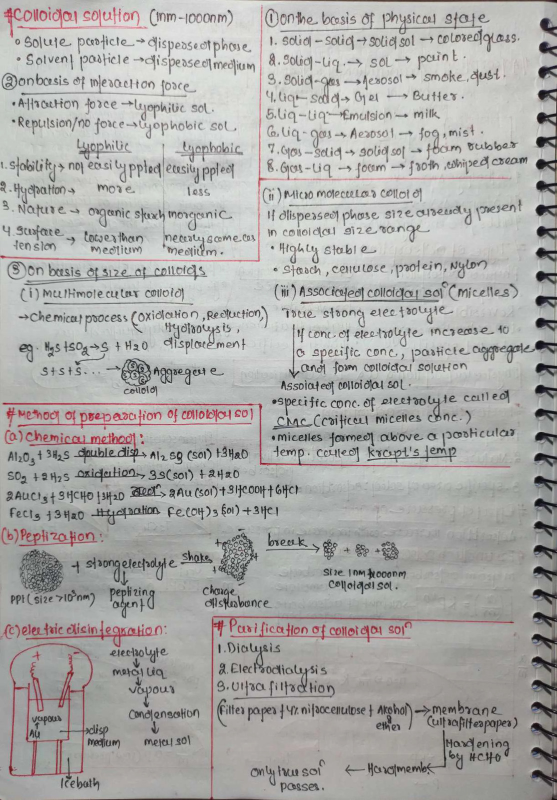
#> input picture WhatsApp Image 2026-01-19 at 9.36.54 AM (1).jpeg, 1114 x 1600 px (shown at 1/2 size)
$ python -i image_processor.py   (imports and definitions only)
#> lines starting #> are read from the running program, lines starting #| are printed output that depends on the picture
import cv2
import numpy as np
from skimage import exposure

class ImageProcessor:
    def __init__(self):
        self.processed_cache = {}

    def preprocess(self, image_path: str) -> np.ndarray:
        img = cv2.imread(image_path)
#> img is the input picture: shape (1600, 1114, 3); mean B, G, R 168.9, 170.9, 171.6
        if img is None:
            raise ValueError(f"Could not load image: {image_path}")

        img = cv2.cvtColor(img, cv2.COLOR_BGR2RGB)
        img = self._deskew(img)
        img = self._correct_lighting(img)
        img = self._enhance_contrast(img)
        img = self._denoise(img)

        return img

    def _deskew(self, image: np.ndarray) -> np.ndarray:
        gray = cv2.cvtColor(image, cv2.COLOR_RGB2GRAY)
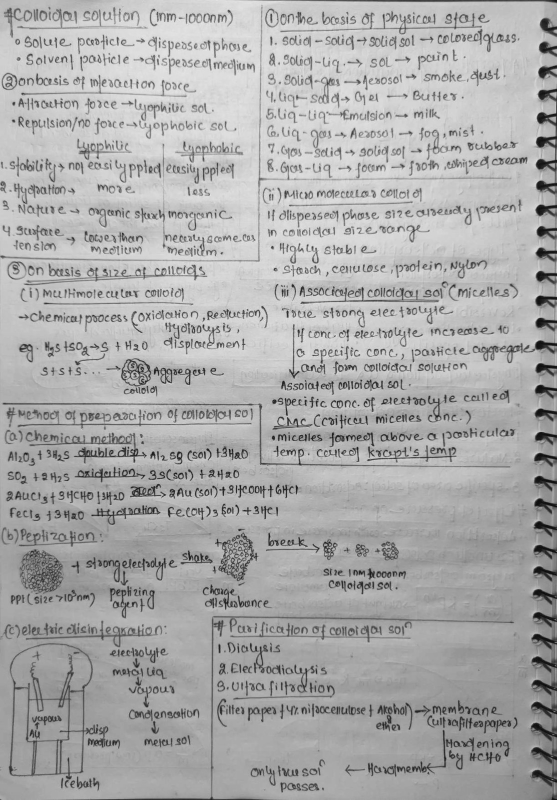
#> gray: shape (1600, 1114) (shown at 1/2 size); min 0, max 244, mean 170.9
        edges = cv2.Canny(gray, 50, 150, apertureSize=3)
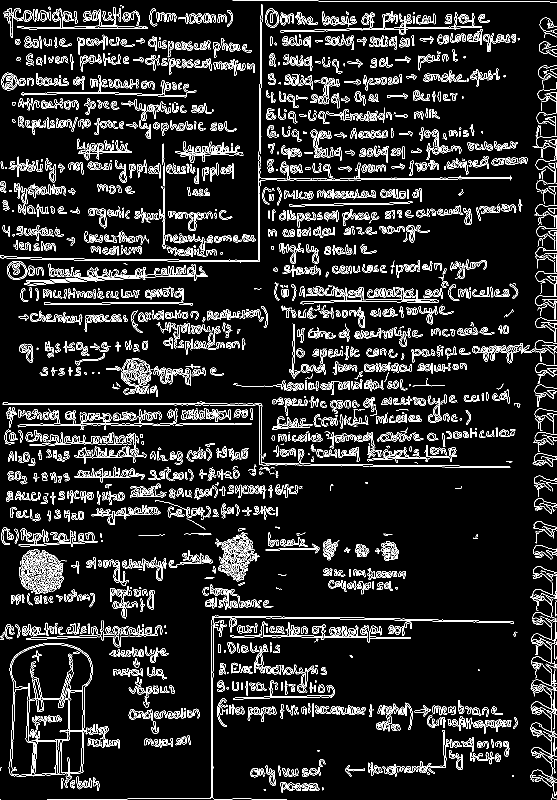
#> edges: shape (1600, 1114) (shown at 1/2 size); 9.6% white in thin lines or dots
        lines = cv2.HoughLines(edges, 1, np.pi / 180, 200)

        if lines is not None:
            angles = []
            for rho, theta in lines[:20]:
                angle = theta * 180 / np.pi - 90
                if -45 < angle < 45:
                    angles.append(angle)
#> this loop made 0 passes
#> after the loop, angles = []

            if angles:
                avg_angle = np.median(angles)
                if abs(avg_angle) > 0.5:
                    center = (image.shape[1] // 2, image.shape[0] // 2)
                    M = cv2.getRotationMatrix2D(center, avg_angle, 1.0)
                    image = cv2.warpAffine(
                        image, M, (image.shape[1], image.shape[0]),
                        flags=cv2.INTER_CUBIC,
                        borderMode=cv2.BORDER_REPLICATE
                    )

        return image

    def _correct_lighting(self, image: np.ndarray) -> np.ndarray:
        lab = cv2.cvtColor(image, cv2.COLOR_RGB2LAB)
        l, a, b = cv2.split(lab)
        clahe = cv2.createCLAHE(clipLimit=2.0, tileGridSize=(8, 8))
        l = clahe.apply(l)
        lab = cv2.merge([l, a, b])
        image = cv2.cvtColor(lab, cv2.COLOR_LAB2RGB)
        return image

    def _enhance_contrast(self, image: np.ndarray) -> np.ndarray:
        image = exposure.rescale_intensity(image, in_range='image', out_range=(0, 255))
        image = image.astype(np.uint8)
        return image

    def _denoise(self, image: np.ndarray) -> np.ndarray:
        denoised = cv2.fastNlMeansDenoisingColored(
            image, None, h=10, hColor=10, templateWindowSize=7, searchWindowSize=21
        )
        return denoised

#> (the run stopped early here; a loop or call above may not have finished)

$ run again, on WhatsApp Image 2026-01-19 at 9.36.54 AM.jpeg
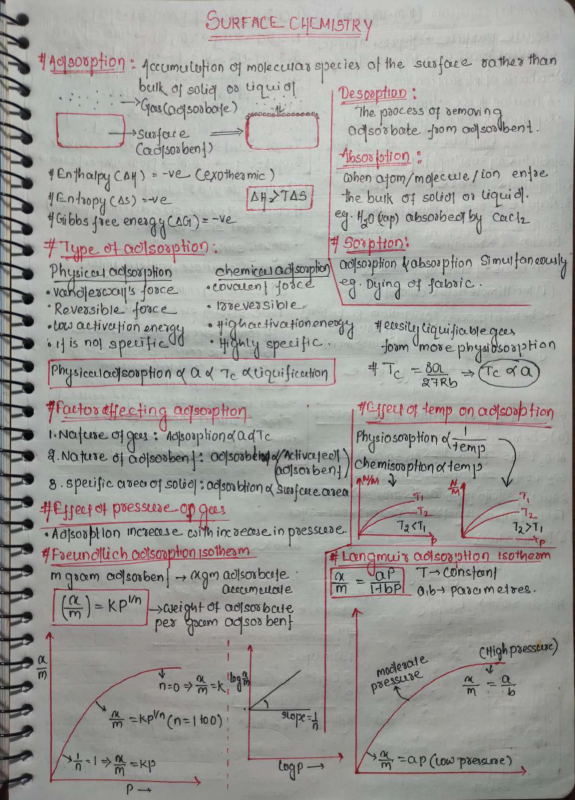
#> input picture WhatsApp Image 2026-01-19 at 9.36.54 AM.jpeg, 1150 x 1600 px (shown at 1/2 size)
#> in preprocess, img is the input picture: shape (1600, 1150, 3); mean B, G, R 154, 157.8, 158.7
#> in _deskew, `gray = cv2.cvtColor(image, cv2.COLOR_RGB2GRAY)`:
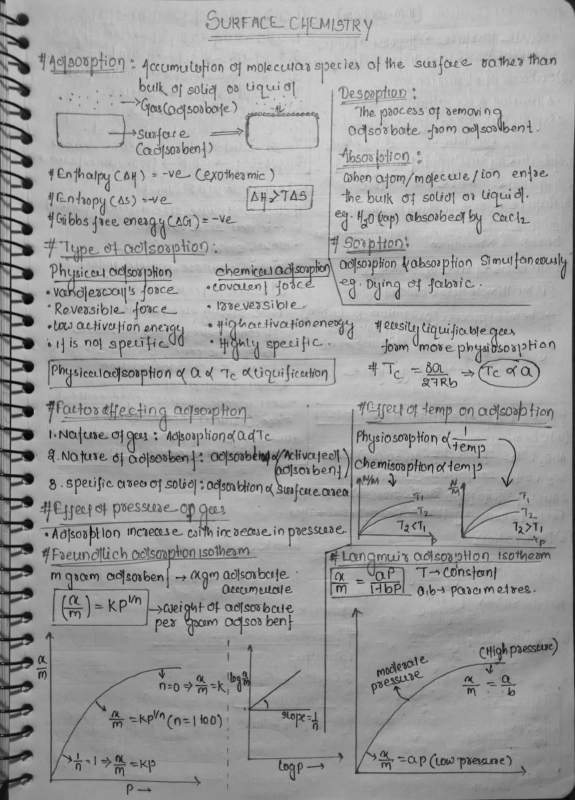
#> gray: shape (1600, 1150) (shown at 1/2 size); min 1, max 218, mean 157.6
#> in _deskew, `edges = cv2.Canny(gray, 50, 150, apertureSize=3)`:
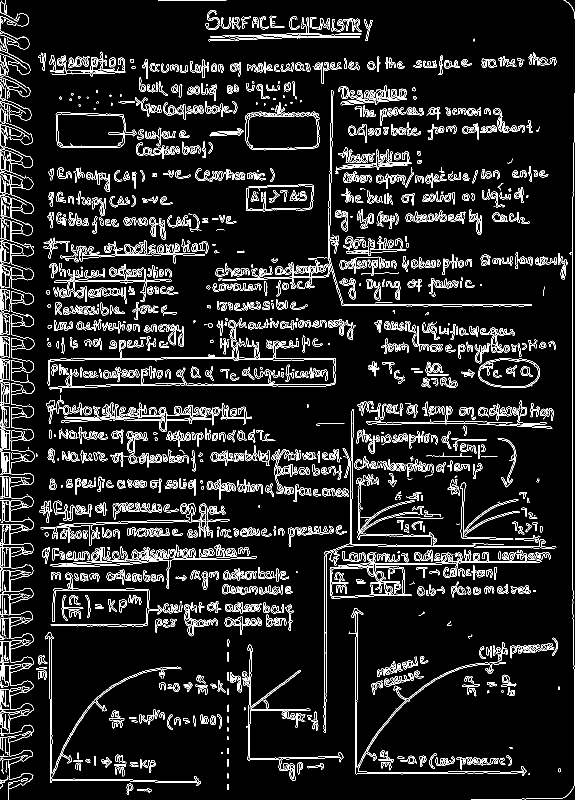
#> edges: shape (1600, 1150) (shown at 1/2 size); 8.5% white in thin lines or dots
#> lines = 1432 rows, first 8: [1, 0], [5, 0], [19, 0], [8, 0], [1144, 0], [11, 0], [22, 0], [29, 0.0175]
#> after the loop in _deskew, `for rho, theta in lines[:20]:`: angles = []

$ run again, on WhatsApp Image 2026-01-19 at 9.36.55 AM.jpeg
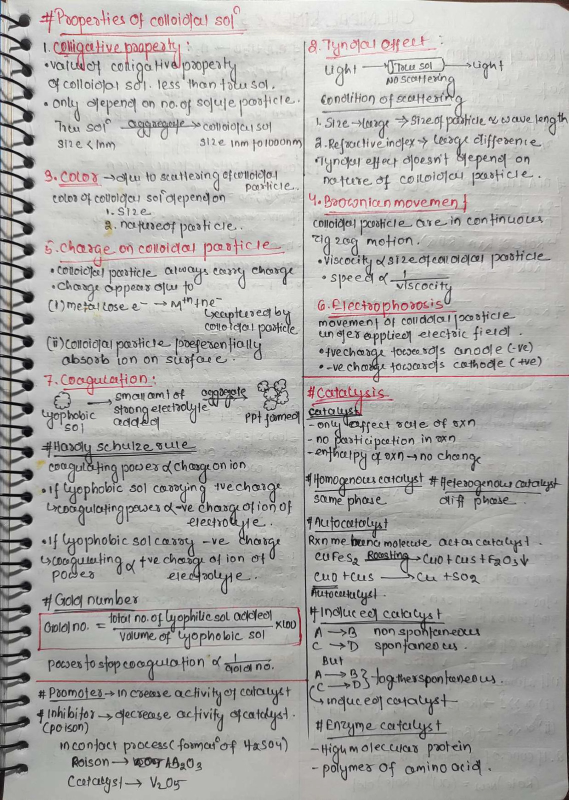
#> input picture WhatsApp Image 2026-01-19 at 9.36.55 AM.jpeg, 1137 x 1600 px (shown at 1/2 size)
#> in preprocess, img is the input picture: shape (1600, 1137, 3); mean B, G, R 169.6, 172.1, 173.3
#> in _deskew, `gray = cv2.cvtColor(image, cv2.COLOR_RGB2GRAY)`:
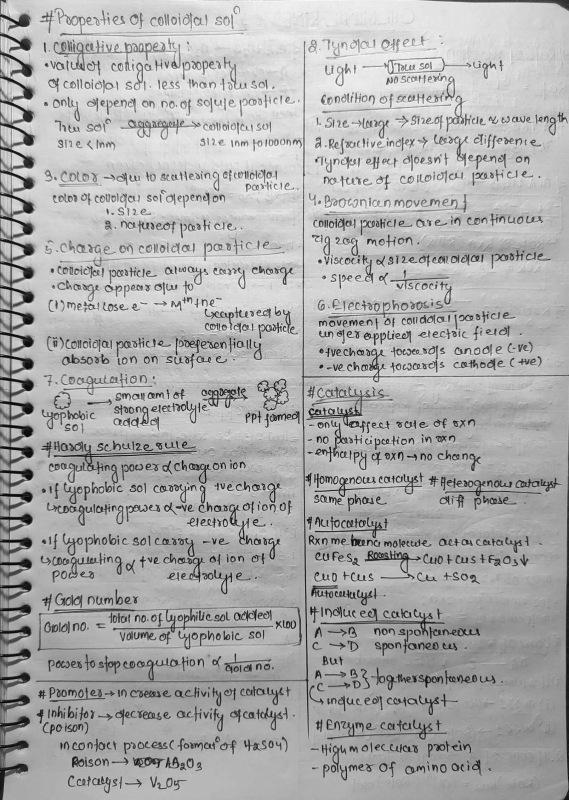
#> gray: shape (1600, 1137) (shown at 1/2 size); min 0, max 255, mean 172.2
#> in _deskew, `edges = cv2.Canny(gray, 50, 150, apertureSize=3)`:
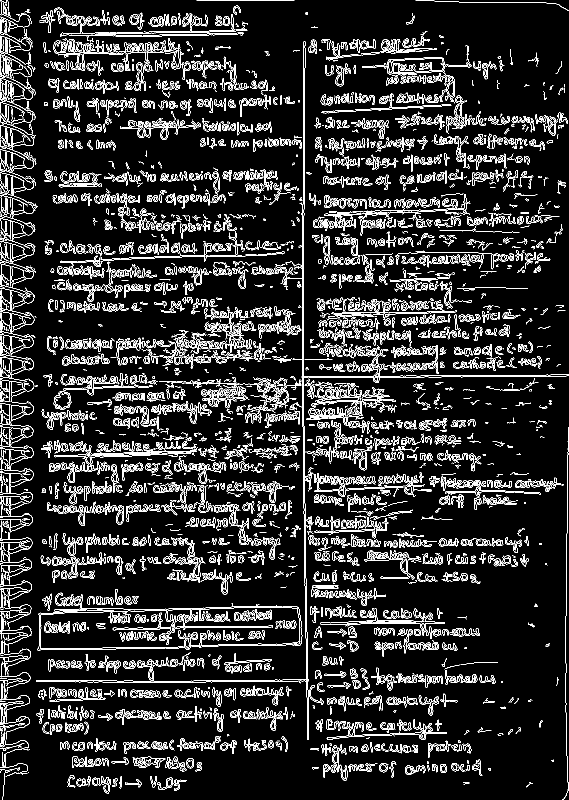
#> edges: shape (1600, 1137) (shown at 1/2 size); 11% white in thin lines or dots
#> after the loop in _deskew, `for rho, theta in lines[:20]:`: angles = []
